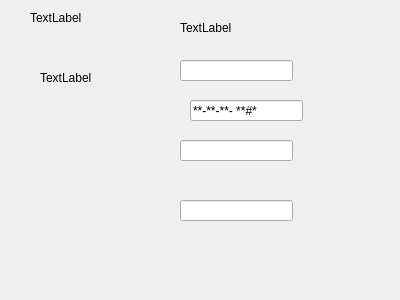
<?xml version="1.0" encoding="UTF-8"?>
<ui version="4.0">
 <class>Widget</class>
 <widget class="QWidget" name="Widget">
  <property name="geometry">
   <rect>
    <x>0</x>
    <y>0</y>
    <width>400</width>
    <height>300</height>
   </rect>
  </property>
  <property name="windowTitle">
   <string>Widget</string>
  </property>
  <widget class="QLabel" name="label">
   <property name="geometry">
    <rect>
     <x>30</x>
     <y>10</y>
     <width>72</width>
     <height>15</height>
    </rect>
   </property>
   <property name="text">
    <string>TextLabel</string>
   </property>
  </widget>
  <widget class="QLabel" name="label_2">
   <property name="geometry">
    <rect>
     <x>180</x>
     <y>20</y>
     <width>72</width>
     <height>15</height>
    </rect>
   </property>
   <property name="text">
    <string>TextLabel</string>
   </property>
  </widget>
  <widget class="QLabel" name="label_3">
   <property name="geometry">
    <rect>
     <x>40</x>
     <y>70</y>
     <width>72</width>
     <height>15</height>
    </rect>
   </property>
   <property name="text">
    <string>TextLabel</string>
   </property>
  </widget>
  <widget class="QLineEdit" name="lineEdit1">
   <property name="geometry">
    <rect>
     <x>180</x>
     <y>60</y>
     <width>113</width>
     <height>21</height>
    </rect>
   </property>
   <property name="echoMode">
    <enum>QLineEdit::Password</enum>
   </property>
  </widget>
  <widget class="QLineEdit" name="lineEdit2">
   <property name="geometry">
    <rect>
     <x>190</x>
     <y>100</y>
     <width>113</width>
     <height>21</height>
    </rect>
   </property>
   <property name="inputMask">
    <string>AA-90-bb-! aa\#H;*</string>
   </property>
  </widget>
  <widget class="QLineEdit" name="lineEdit3">
   <property name="geometry">
    <rect>
     <x>180</x>
     <y>140</y>
     <width>113</width>
     <height>21</height>
    </rect>
   </property>
  </widget>
  <widget class="QLineEdit" name="lineEdit4">
   <property name="geometry">
    <rect>
     <x>180</x>
     <y>200</y>
     <width>113</width>
     <height>21</height>
    </rect>
   </property>
  </widget>
 </widget>
 <layoutdefault spacing="6" margin="11"/>
 <resources/>
 <connections/>
</ui>
